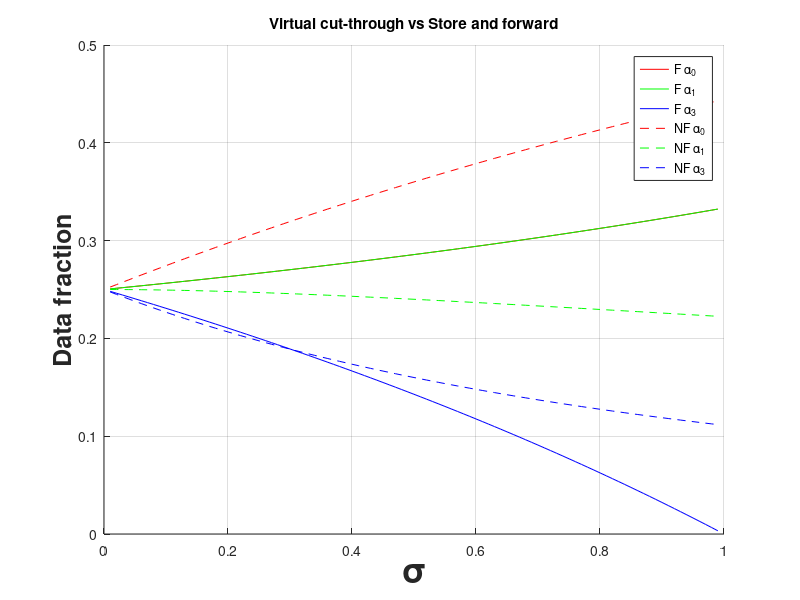

Recreate this plot in MATLAB.
%%
clear
clc
B = [1
    0
    0];
solution = [];

for sigma = 0.01:0.01:0.99
    A = [1 2 1
        1 -1 0
        0 sigma-1 1];
    s = [];
    s = A\B;
    s = s';
    solution = [solution;s];
end

sigma = [0.01:0.01:0.99];

figure
hold on
plot(sigma,solution(:,1),'-r');
plot(sigma,solution(:,2),'-g');
plot(sigma,solution(:,3),'-b');

hold on

B = [1
    0
    0];
solution = [];

for sigma = 0.01:0.01:0.99
    t = sigma + 1;
    t = -t;
    
    z = -sigma;
    
    A = [1 2 1
        1 t 0
        1 z t];
    
    s = [];
    s = A\B;
    s = s';
    solution = [solution;s];
end

sigma = [0.01:0.01:0.99];
grid on

plot(sigma,solution(:,1),'--r');
plot(sigma,solution(:,2),'--g');
plot(sigma,solution(:,3),'--b');

ylabel('Data fraction','fontweight','bold','FontSize',18);
xlabel('\sigma','fontweight','bold','FontSize',25);
title('Virtual cut-through vs Store and forward');
legend('F \alpha_0','F \alpha_1','F \alpha_3','NF \alpha_0','NF \alpha_1','NF \alpha_3');
